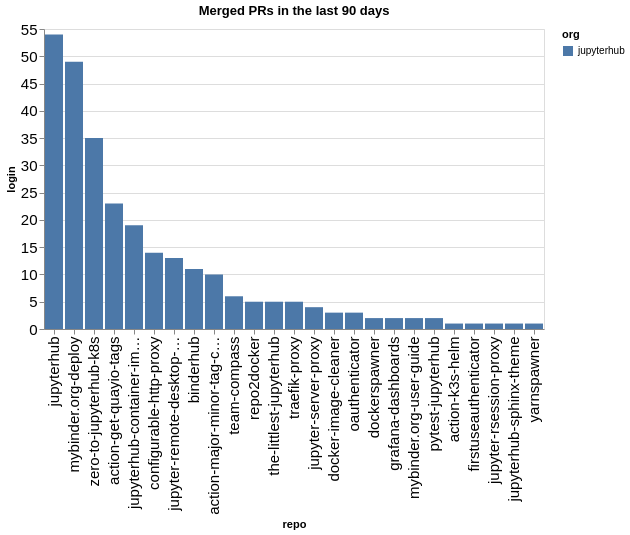

Here is the notebook cell this chart was saved with:
### Code cell
prs_by_repo = merged.groupby(['org', 'repo']).count()['login'].reset_index().sort_values(['org', 'login'], ascending=False)
alt.Chart(data=prs_by_repo, title=f"Merged PRs in the last {n_days} days").mark_bar().encode(
    x=alt.X('repo', sort=prs_by_repo['repo'].values.tolist()),
    y='login',
    color='org'
)

### Figure 1 — Vega-Lite specification as saved in the notebook (floating-point values rounded to 4 significant figures)
{"config": {"axisLeft": {"labelFontSize": 15}, "axisBottom": {"labelFontSize": 15}}, "data": {"name": "data-22b85a533cd09f24444b6b9d1e3b8f7c"}, "mark": {"type": "bar"}, "encoding": {"color": {"field": "org", "type": "nominal"}, "x": {"field": "repo", "sort": ["jupyterhub", "mybinder.org-deploy", "zero-to-jupyterhub-k8s", "action-get-quayio-tags", "jupyterhub-container-images", "configurable-http-proxy", "jupyter-remote-desktop-proxy", "binderhub", "action-major-minor-tag-calculator", "team-compass", "repo2docker", "the-littlest-jupyterhub", "traefik-proxy", "jupyter-server-proxy", "docker-image-cleaner", "oauthenticator", "dockerspawner", "grafana-dashboards", "mybinder.org-user-guide", "pytest-jupyterhub", "action-k3s-helm", "firstuseauthenticator", "jupyter-rsession-proxy", "jupyterhub-sphinx-theme", "yarnspawner"], "type": "nominal"}, "y": {"field": "login", "type": "quantitative"}}, "title": "Merged PRs in the last 90 days", "$schema": "https://vega.github.io/schema/vega-lite/v5.20.1.json", "datasets": {"data-22b85a533cd09f24444b6b9d1e3b8f7c": [{"org": "jupyterhub", "repo": "jupyterhub", "login": 54}, {"org": "jupyterhub", "repo": "mybinder.org-deploy", "login": 49}, {"org": "jupyterhub", "repo": "zero-to-jupyterhub-k8s", "login": 35}, {"org": "jupyterhub", "repo": "action-get-quayio-tags", "login": 23}, {"org": "jupyterhub", "repo": "jupyterhub-container-images", "login": 19}, {"org": "jupyterhub", "repo": "configurable-http-proxy", "login": 14}, {"org": "jupyterhub", "repo": "jupyter-remote-desktop-proxy", "login": 13}, {"org": "jupyterhub", "repo": "binderhub", "login": 11}, {"org": "jupyterhub", "repo": "action-major-minor-tag-calculator", "login": 10}, {"org": "jupyterhub", "repo": "team-compass", "login": 6}, {"org": "jupyterhub", "repo": "repo2docker", "login": 5}, {"org": "jupyterhub", "repo": "the-littlest-jupyterhub", "login": 5}, {"org": "jupyterhub", "repo": "traefik-proxy", "login": 5}, {"org": "jupyterhub", "repo": "jupyter-server-proxy", "login": 4}, {"org": "jupyterhub", "repo": "docker-image-cleaner", "login": 3}, {"org": "jupyterhub", "repo": "oauthenticator", "login": 3}, {"org": "jupyterhub", "repo": "dockerspawner", "login": 2}, {"org": "jupyterhub", "repo": "grafana-dashboards", "login": 2}, {"org": "jupyterhub", "repo": "mybinder.org-user-guide", "login": 2}, {"org": "jupyterhub", "repo": "pytest-jupyterhub", "login": 2}, {"org": "jupyterhub", "repo": "action-k3s-helm", "login": 1}, {"org": "jupyterhub", "repo": "firstuseauthenticator", "login": 1}, {"org": "jupyterhub", "repo": "jupyter-rsession-proxy", "login": 1}, {"org": "jupyterhub", "repo": "jupyterhub-sphinx-theme", "login": 1}, {"org": "jupyterhub", "repo": "yarnspawner", "login": 1}]}}
